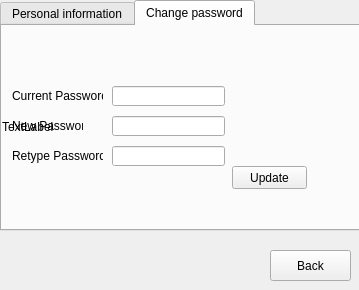
<?xml version="1.0" encoding="UTF-8"?>
<ui version="4.0">
 <class>info</class>
 <widget class="QDialog" name="info">
  <property name="geometry">
   <rect>
    <x>0</x>
    <y>0</y>
    <width>359</width>
    <height>290</height>
   </rect>
  </property>
  <property name="windowTitle">
   <string>Dialog</string>
  </property>
  <property name="autoFillBackground">
   <bool>true</bool>
  </property>
  <widget class="QTabWidget" name="tabWidget">
   <property name="geometry">
    <rect>
     <x>0</x>
     <y>0</y>
     <width>411</width>
     <height>231</height>
    </rect>
   </property>
   <property name="currentIndex">
    <number>1</number>
   </property>
   <property name="iconSize">
    <size>
     <width>20</width>
     <height>20</height>
    </size>
   </property>
   <widget class="QWidget" name="tab">
    <attribute name="icon">
     <iconset>
      <normaloff>image/48/profile.png</normaloff>image/48/profile.png</iconset>
    </attribute>
    <attribute name="title">
     <string>Personal information</string>
    </attribute>
    <widget class="QLineEdit" name="real_name">
     <property name="geometry">
      <rect>
       <x>90</x>
       <y>50</y>
       <width>113</width>
       <height>20</height>
      </rect>
     </property>
     <property name="readOnly">
      <bool>true</bool>
     </property>
    </widget>
    <widget class="QLineEdit" name="cmnd">
     <property name="geometry">
      <rect>
       <x>90</x>
       <y>80</y>
       <width>113</width>
       <height>20</height>
      </rect>
     </property>
     <property name="readOnly">
      <bool>true</bool>
     </property>
    </widget>
    <widget class="QLineEdit" name="birthday">
     <property name="geometry">
      <rect>
       <x>90</x>
       <y>140</y>
       <width>113</width>
       <height>20</height>
      </rect>
     </property>
     <property name="readOnly">
      <bool>true</bool>
     </property>
    </widget>
    <widget class="QLineEdit" name="user_name">
     <property name="geometry">
      <rect>
       <x>90</x>
       <y>20</y>
       <width>113</width>
       <height>20</height>
      </rect>
     </property>
     <property name="readOnly">
      <bool>true</bool>
     </property>
    </widget>
    <widget class="QLineEdit" name="role">
     <property name="geometry">
      <rect>
       <x>90</x>
       <y>110</y>
       <width>113</width>
       <height>20</height>
      </rect>
     </property>
     <property name="readOnly">
      <bool>true</bool>
     </property>
    </widget>
    <widget class="QLabel" name="label">
     <property name="geometry">
      <rect>
       <x>10</x>
       <y>20</y>
       <width>51</width>
       <height>16</height>
      </rect>
     </property>
     <property name="text">
      <string>Username</string>
     </property>
    </widget>
    <widget class="QLabel" name="label_2">
     <property name="geometry">
      <rect>
       <x>10</x>
       <y>50</y>
       <width>61</width>
       <height>16</height>
      </rect>
     </property>
     <property name="text">
      <string>Real name</string>
     </property>
    </widget>
    <widget class="QLabel" name="label_3">
     <property name="geometry">
      <rect>
       <x>10</x>
       <y>80</y>
       <width>47</width>
       <height>16</height>
      </rect>
     </property>
     <property name="text">
      <string>CMND</string>
     </property>
    </widget>
    <widget class="QLabel" name="label_4">
     <property name="geometry">
      <rect>
       <x>10</x>
       <y>110</y>
       <width>47</width>
       <height>16</height>
      </rect>
     </property>
     <property name="text">
      <string>Role</string>
     </property>
    </widget>
    <widget class="QLabel" name="label_5">
     <property name="geometry">
      <rect>
       <x>10</x>
       <y>140</y>
       <width>47</width>
       <height>16</height>
      </rect>
     </property>
     <property name="text">
      <string>Birthday</string>
     </property>
    </widget>
    <widget class="QPushButton" name="change_info">
     <property name="geometry">
      <rect>
       <x>90</x>
       <y>170</y>
       <width>91</width>
       <height>23</height>
      </rect>
     </property>
     <property name="text">
      <string>Change Info</string>
     </property>
     <property name="icon">
      <iconset>
       <normaloff>image/48/pencil.png</normaloff>image/48/pencil.png</iconset>
     </property>
    </widget>
    <widget class="QPushButton" name="update">
     <property name="geometry">
      <rect>
       <x>190</x>
       <y>170</y>
       <width>75</width>
       <height>23</height>
      </rect>
     </property>
     <property name="text">
      <string>Update</string>
     </property>
     <property name="icon">
      <iconset>
       <normaloff>image/numix_circle_for_windows_by_neiio-dag5dlc/Numix Circle For Windows/PNG/accessories-media-converter.png</normaloff>image/numix_circle_for_windows_by_neiio-dag5dlc/Numix Circle For Windows/PNG/accessories-media-converter.png</iconset>
     </property>
     <property name="iconSize">
      <size>
       <width>20</width>
       <height>20</height>
      </size>
     </property>
    </widget>
    <widget class="QLabel" name="label_10">
     <property name="geometry">
      <rect>
       <x>0</x>
       <y>0</y>
       <width>361</width>
       <height>211</height>
      </rect>
     </property>
     <property name="text">
      <string>TextLabel</string>
     </property>
     <property name="scaledContents">
      <bool>true</bool>
     </property>
    </widget>
    <zorder>label_10</zorder>
    <zorder>real_name</zorder>
    <zorder>cmnd</zorder>
    <zorder>birthday</zorder>
    <zorder>user_name</zorder>
    <zorder>role</zorder>
    <zorder>label</zorder>
    <zorder>label_2</zorder>
    <zorder>label_3</zorder>
    <zorder>label_4</zorder>
    <zorder>label_5</zorder>
    <zorder>change_info</zorder>
    <zorder>update</zorder>
   </widget>
   <widget class="QWidget" name="tab_2">
    <attribute name="icon">
     <iconset>
      <normaloff>image/48/key.png</normaloff>image/48/key.png</iconset>
    </attribute>
    <attribute name="title">
     <string>Change password</string>
    </attribute>
    <widget class="QLineEdit" name="current_password">
     <property name="geometry">
      <rect>
       <x>110</x>
       <y>60</y>
       <width>113</width>
       <height>20</height>
      </rect>
     </property>
     <property name="echoMode">
      <enum>QLineEdit::Password</enum>
     </property>
    </widget>
    <widget class="QLineEdit" name="new_password">
     <property name="geometry">
      <rect>
       <x>110</x>
       <y>90</y>
       <width>113</width>
       <height>20</height>
      </rect>
     </property>
     <property name="echoMode">
      <enum>QLineEdit::Password</enum>
     </property>
    </widget>
    <widget class="QLineEdit" name="retype_password">
     <property name="geometry">
      <rect>
       <x>110</x>
       <y>120</y>
       <width>113</width>
       <height>20</height>
      </rect>
     </property>
     <property name="echoMode">
      <enum>QLineEdit::Password</enum>
     </property>
    </widget>
    <widget class="QLabel" name="label_6">
     <property name="geometry">
      <rect>
       <x>10</x>
       <y>60</y>
       <width>91</width>
       <height>20</height>
      </rect>
     </property>
     <property name="text">
      <string>Current Password</string>
     </property>
    </widget>
    <widget class="QLabel" name="label_7">
     <property name="geometry">
      <rect>
       <x>10</x>
       <y>90</y>
       <width>71</width>
       <height>20</height>
      </rect>
     </property>
     <property name="text">
      <string>New Password</string>
     </property>
    </widget>
    <widget class="QLabel" name="label_8">
     <property name="geometry">
      <rect>
       <x>10</x>
       <y>120</y>
       <width>91</width>
       <height>20</height>
      </rect>
     </property>
     <property name="text">
      <string>Retype Password</string>
     </property>
    </widget>
    <widget class="QPushButton" name="update_password">
     <property name="geometry">
      <rect>
       <x>230</x>
       <y>140</y>
       <width>75</width>
       <height>23</height>
      </rect>
     </property>
     <property name="text">
      <string>Update</string>
     </property>
     <property name="icon">
      <iconset>
       <normaloff>image/numix_circle_for_windows_by_neiio-dag5dlc/Numix Circle For Windows/PNG/accessories-media-converter.png</normaloff>image/numix_circle_for_windows_by_neiio-dag5dlc/Numix Circle For Windows/PNG/accessories-media-converter.png</iconset>
     </property>
     <property name="iconSize">
      <size>
       <width>20</width>
       <height>20</height>
      </size>
     </property>
    </widget>
    <widget class="QLabel" name="status">
     <property name="geometry">
      <rect>
       <x>10</x>
       <y>270</y>
       <width>351</width>
       <height>61</height>
      </rect>
     </property>
     <property name="text">
      <string/>
     </property>
    </widget>
    <widget class="QLabel" name="label_11">
     <property name="geometry">
      <rect>
       <x>0</x>
       <y>0</y>
       <width>361</width>
       <height>201</height>
      </rect>
     </property>
     <property name="text">
      <string>TextLabel</string>
     </property>
     <property name="scaledContents">
      <bool>true</bool>
     </property>
    </widget>
    <zorder>label_11</zorder>
    <zorder>current_password</zorder>
    <zorder>new_password</zorder>
    <zorder>retype_password</zorder>
    <zorder>label_6</zorder>
    <zorder>label_7</zorder>
    <zorder>label_8</zorder>
    <zorder>update_password</zorder>
    <zorder>status</zorder>
   </widget>
  </widget>
  <widget class="QPushButton" name="back_button">
   <property name="geometry">
    <rect>
     <x>270</x>
     <y>250</y>
     <width>81</width>
     <height>31</height>
    </rect>
   </property>
   <property name="text">
    <string>Back</string>
   </property>
   <property name="icon">
    <iconset>
     <normaloff>image/48/sign-right.png</normaloff>image/48/sign-right.png</iconset>
   </property>
   <property name="iconSize">
    <size>
     <width>20</width>
     <height>20</height>
    </size>
   </property>
  </widget>
  <widget class="QLabel" name="label_9">
   <property name="geometry">
    <rect>
     <x>-14</x>
     <y>-8</y>
     <width>401</width>
     <height>301</height>
    </rect>
   </property>
   <property name="text">
    <string>TextLabel</string>
   </property>
   <property name="scaledContents">
    <bool>true</bool>
   </property>
  </widget>
  <zorder>label_9</zorder>
  <zorder>tabWidget</zorder>
  <zorder>back_button</zorder>
 </widget>
 <resources/>
 <connections/>
</ui>
